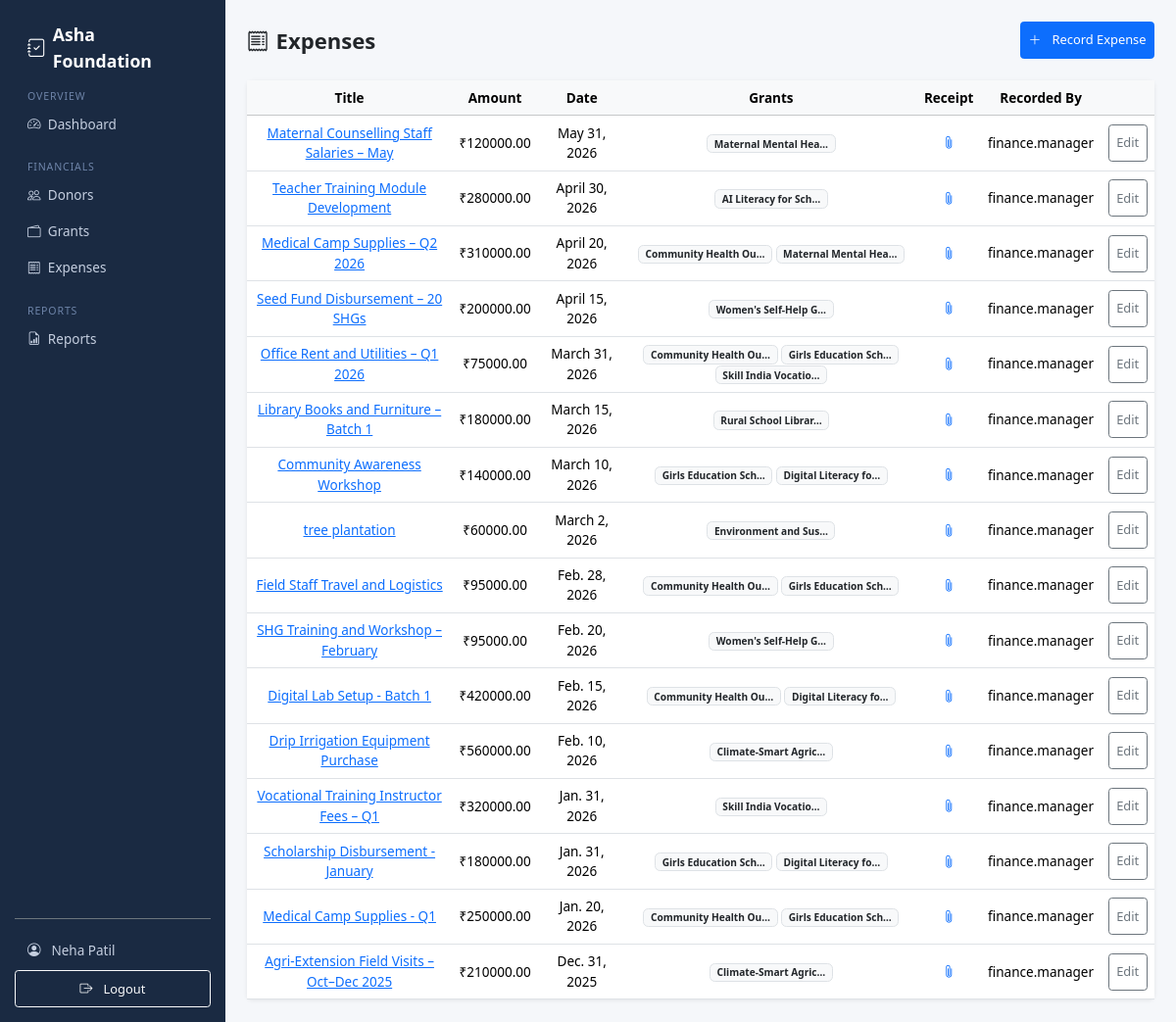
The page /expenses/ (signed in) on the database its author committed.
### apps/accounts/models.py (models this page shows, shortened)
class User(AbstractUser):
    ROLE_ADMIN = "admin"
    ROLE_FINANCE = "finance"
    ROLE_AUDITOR = "auditor"
    ROLE_CHOICES = [
        (ROLE_ADMIN, "Admin"),
        (ROLE_FINANCE, "Finance Manager"),
        (ROLE_AUDITOR, "Auditor"),
    ]
    role = models.CharField(
        max_length=20,
        choices=ROLE_CHOICES,
        default=ROLE_AUDITOR,
    )
    phone = models.CharField(max_length=20, blank=True)
    @property
    def is_admin_role(self):
        return self.role == self.ROLE_ADMIN
    @property
    def is_finance(self):
        return self.role == self.ROLE_FINANCE
    @property
    def is_auditor(self):
        return self.role == self.ROLE_AUDITOR
    @property
    def can_write(self):
        return self.role == self.ROLE_FINANCE

### apps/expenses/models.py (models this page shows, shortened)
class Expense(models.Model):
    title = models.CharField(
        max_length=300,
        help_text="Brief description of the expense"
    )
    total_amount = models.DecimalField(
        max_digits=14,
        decimal_places=2,
        help_text="Total amount spent (e.g., 5000.00)"
    )
    expense_date = models.DateField(
        help_text="Date when the expense occurred (must be within grant period)"
    )
    description = models.TextField(
        blank=True,
        help_text="Optional detailed notes for audit trail"
    )
    receipt = models.FileField(
        upload_to="expenses/receipts/",
        help_text="Invoice or receipt. Required and enforced at form level."
    )
    created_by = models.ForeignKey(
        User,
        on_delete=models.PROTECT,
        related_name="expenses",
        help_text="User who recorded this expense"
    )
    is_active = models.BooleanField(
        default=True,
        help_text="Soft-delete flag. False = deactivated but data preserved."
    )
    created_at = models.DateTimeField(
        auto_now_add=True,
        help_text="When expense was logged (never changes)"
    )
    updated_at = models.DateTimeField(
        auto_now=True,
        help_text="When expense was last modified"
    )
    class Meta:
        ordering = ["-expense_date", "-created_at"]

class ExpenseAllocation(models.Model):
    expense = models.ForeignKey(
        Expense,
        on_delete=models.CASCADE,
        related_name="allocations",
        help_text="The expense being allocated"
    )
    grant = models.ForeignKey(
        Grant,
        on_delete=models.PROTECT,
        related_name="allocations",
        help_text="The grant funding this allocation"
    )
    allocated_amount = models.DecimalField(
        max_digits=14,
        decimal_places=2,
        help_text="Amount from this expense charged to this grant"
    )
    class Meta:
        unique_together = [("expense", "grant")]

### apps/grants/models.py (models this page shows, shortened)
class Grant(models.Model):
    STATUS_PENDING = "pending"
    STATUS_ACTIVE = "active"
    STATUS_CLOSED = "closed"
    STATUS_CHOICES = [
        (STATUS_PENDING, "Pending"),
        (STATUS_ACTIVE, "Active"),
        (STATUS_CLOSED, "Closed"),
    ]
    donor = models.ForeignKey(Donor, on_delete=models.PROTECT, related_name="grants")
    name = models.CharField(max_length=250)
    total_amount = models.DecimalField(max_digits=14, decimal_places=2)
    start_date = models.DateField()
    end_date = models.DateField()
    purpose = models.TextField()
    status = models.CharField(max_length=10, choices=STATUS_CHOICES, default=STATUS_PENDING)
    agreement_file = models.FileField(upload_to="grants/agreements/", blank=True, null=True)
    is_active = models.BooleanField(default=True)  # soft delete
    created_at = models.DateTimeField(auto_now_add=True)
    updated_at = models.DateTimeField(auto_now=True)
    class Meta:
        ordering = ["-created_at"]

### apps/expenses/views.py (the view)
# urls.py: path("", views.expense_list, name="expense_list"),
@login_required
@role_required("admin", "finance", "auditor")
def expense_list(request):
    expenses = Expense.objects.filter(is_active=True).select_related("created_by").prefetch_related("allocations__grant")
    return render(request, "expenses/expense_list.html", {"expenses": expenses})

### apps/expenses/templates/expenses/expense_list.html (shortened to what this page needs)
{% extends "base.html" %}
{% load static %}
{% block content %}
<link href="{% static 'css/list-pages.css' %}" rel="stylesheet">
<div class="list-header">
  <h4 class="fw-bold mb-0"><i class="bi bi-receipt me-2"></i>Expenses</h4>
  {% if user.can_write %}
  <a href="{% url 'expenses:expense_create' %}" class="btn btn-primary btn-sm">
    <i class="bi bi-plus-lg me-1"></i>Record Expense
  </a>
  {% endif %}
</div>
<div class="card">
  <div class="table-responsive">
    <table class="table table-hover mb-0">
      <thead class="table-light">
        <tr>
          <th>Title</th>
          <th class="table-hide-mobile">Amount</th>
          <th class="table-hide-mobile">Date</th>
          <th class="table-hide-mobile">Grants</th>
          <th class="table-hide-mobile">Receipt</th>
          <th class="table-hide-mobile">Recorded By</th>
          <th></th>
        </tr>
      </thead>
      <tbody>
        {% for expense in expenses %}
        <tr>
          <td><a href="{% url 'expenses:expense_detail' expense.pk %}">{{ expense.title|truncatechars:45 }}</a></td>
          <td class="table-hide-mobile">₹{{ expense.total_amount|floatformat:2 }}</td>
          <td class="table-hide-mobile">{{ expense.expense_date }}</td>
          <td class="table-hide-mobile">
            {% for alloc in expense.allocations.all %}
              <span class="badge bg-light text-dark border">{{ alloc.grant.name|truncatechars:20 }}</span>
            {% endfor %}
          </td>
          <td class="table-hide-mobile">
            {% if expense.receipt %}
              <a href="{{ expense.receipt.url }}" target="_blank"><i class="bi bi-paperclip"></i></a>
            {% else %}<span class="text-danger small">Missing</span>{% endif %}
          </td>
          <td class="table-hide-mobile">{{ expense.created_by.username }}</td>
          <td class="text-end">
            {% if user.can_write %}
            <div class="action-buttons">
              <a href="{% url 'expenses:expense_edit' expense.pk %}" class="btn btn-sm btn-outline-secondary">Edit</a>
            </div>
            {% endif %}
          </td>
        </tr>
        {% empty %}
        <tr><td colspan="7" class="text-center py-4 text-muted">No expenses recorded.</td></tr>
        {% endfor %}
      </tbody>
    </table>
  </div>
</div>
{% endblock %}

### templates/base.html (shortened to what this page needs)
<!DOCTYPE html>
<html lang="en">
<head>
  <link href="https://cdn.jsdelivr.net/npm/bootstrap@5.3.3/dist/css/bootstrap.min.css" rel="stylesheet">
  <link href="https://cdn.jsdelivr.net/npm/bootstrap-icons@1.11.3/font/bootstrap-icons.min.css" rel="stylesheet">
  {% load static %}
  <link href="{% static 'css/base.css' %}" rel="stylesheet">
</head>
<body>
{% if user.is_authenticated %}
<div class="d-flex" style="min-height: 100vh;">
  <nav class="sidebar d-flex flex-column p-3" id="sidebar" style="width:230px;flex-shrink:0;">
    <a class="sidebar-brand text-decoration-none d-flex align-items-center gap-2" href="{% url 'accounts:dashboard' %}">
      <i class="bi bi-journal-check fs-5"></i> <span class="d-none d-sm-inline">Asha Foundation</span>
    </a>
    <div class="nav-section">Overview</div>
    <a class="nav-link mb-1 {% if request.resolver_match.url_name == 'dashboard' %}active{% endif %}" href="{% url 'accounts:dashboard' %}">
      <i class="bi bi-speedometer2 me-2"></i><span>Dashboard</span>
    </a>
    {% if user.is_admin_role or user.is_finance or user.is_auditor %}
    <div class="nav-section mt-2">Financials</div>
    <a class="nav-link mb-1" href="{% url 'donors:donor_list' %}">
      <i class="bi bi-people me-2"></i><span>Donors</span>
    </a>
    <a class="nav-link mb-1" href="{% url 'grants:grant_list' %}">
      <i class="bi bi-wallet2 me-2"></i><span>Grants</span>
    </a>
    <a class="nav-link mb-1" href="{% url 'expenses:expense_list' %}">
      <i class="bi bi-receipt me-2"></i><span>Expenses</span>
    </a>
    {% if user.is_finance or user.is_auditor %}
    <div class="nav-section mt-2">Reports</div>
    <a class="nav-link mb-1" href="{% url 'reports:report_index' %}">
      <i class="bi bi-file-earmark-bar-graph me-2"></i><span>Reports</span>
    </a>
    {% endif %}
    {% endif %}
    <div class="mt-auto pt-3 border-top border-secondary">
      <a class="nav-link mb-1" href="{% url 'accounts:profile' %}">
        <i class="bi bi-person-circle me-2"></i>
        <span class="d-none d-sm-inline">{{ user.get_full_name|default:user.username }}</span>
      </a>
      <form method="post" action="{% url 'accounts:logout' %}" class="m-0">
        <button type="submit" class="btn btn-sm btn-outline-light w-100 mt-1">
          <i class="bi bi-box-arrow-right me-1"></i><span class="d-none d-sm-inline">Logout</span>
        </button>
      </form>
    </div>
  </nav>
  <main class="flex-grow-1 p-4">
    {% block content %}{% endblock %}
  </main>
</div>
{% else %}
  {% block auth_content %}{% endblock %}
{% endif %}
</body>
</html>

### static/css/base.css (style rules this page uses)
html, body { font-size: 0.92rem; overflow: hidden; height: 100%; }
.sidebar { height: 100vh; background: #1a2a42; flex-shrink: 0; display: flex; flex-direction: column; }
.sidebar .nav-link { color: #c5cfe0; border-radius: 6px; padding: 0.45rem 0.9rem; }
.sidebar .nav-section { color: #6e84a8; font-size: 0.72rem; letter-spacing: 0.08em; text-transform: uppercase; padding: 0.6rem 0.9rem 0.2rem; }
.sidebar-brand { color: #fff; font-weight: 700; font-size: 1.2rem; margin: 0; padding: 0.5rem 0.9rem; }
main { background: #f5f7fa; height: 100vh; overflow-y: auto; }
.card { border: none; box-shadow: 0 1px 4px rgba(0, 0, 0, 0.08); }
.btn { min-height: 38px; display: flex; align-items: center; justify-content: center; gap: 0.5rem; }
h1, h2, h3, h4, h5, h6 { word-wrap: break-word; overflow-wrap: break-word; }
.d-flex { height: 100; }
@media (min-width: 1024px) { main { padding: 2rem; } }
@media (min-width: 1024px) { .sidebar { min-width: 230px; } }

### static/css/list-pages.css (style rules this page uses)
.list-header { display: flex; justify-content: space-between; align-items: center; flex-wrap: wrap; gap: 1rem; margin-bottom: 1.5rem; }
.table th, .table td { text-align: center !important; vertical-align: middle !important; }
.action-buttons { display: flex; gap: 0.25rem; flex-wrap: wrap; }
.table tbody tr { min-height: 44px; }

### rows shown on the page
User: get_full_name "Neha Patil"
Expense: title "Maternal Counselling Staff Salaries – May", total_amount "120000.00", expense_date "May 31, 2026", created_by.username "finance.manager"
ExpenseAllocation: grant.name "Maternal Mental Hea…"
Expense: title "Teacher Training Module Development", total_amount "280000.00", expense_date "April 30, 2026", created_by.username "finance.manager"
ExpenseAllocation: grant.name "AI Literacy for Sch…"
Expense: title "Medical Camp Supplies – Q2 2026", total_amount "310000.00", expense_date "April 20, 2026", created_by.username "finance.manager"
ExpenseAllocation: grant.name "Community Health Ou…"
ExpenseAllocation: grant.name "Maternal Mental Hea…"
Expense: title "Seed Fund Disbursement – 20 SHGs", total_amount "200000.00", expense_date "April 15, 2026", created_by.username "finance.manager"
ExpenseAllocation: grant.name "Women's Self-Help G…"
Expense: title "Office Rent and Utilities – Q1 2026", total_amount "75000.00", expense_date "March 31, 2026", created_by.username "finance.manager"
ExpenseAllocation: grant.name "Community Health Ou…"
ExpenseAllocation: grant.name "Girls Education Sch…"
ExpenseAllocation: grant.name "Skill India Vocatio…"
Expense: title "Library Books and Furniture – Batch 1", total_amount "180000.00", expense_date "March 15, 2026", created_by.username "finance.manager"
ExpenseAllocation: grant.name "Rural School Librar…"
Expense: title "Community Awareness Workshop", total_amount "140000.00", expense_date "March 10, 2026", created_by.username "finance.manager"
ExpenseAllocation: grant.name "Girls Education Sch…"
ExpenseAllocation: grant.name "Digital Literacy fo…"
Expense: title "tree plantation", total_amount "60000.00", expense_date "March 2, 2026", created_by.username "finance.manager"
ExpenseAllocation: grant.name "Environment and Sus…"
Expense: title "Field Staff Travel and Logistics", total_amount "95000.00", expense_date "Feb. 28, 2026", created_by.username "finance.manager"
ExpenseAllocation: grant.name "Community Health Ou…"
ExpenseAllocation: grant.name "Girls Education Sch…"
Expense: title "SHG Training and Workshop – February", total_amount "95000.00", expense_date "Feb. 20, 2026", created_by.username "finance.manager"
ExpenseAllocation: grant.name "Women's Self-Help G…"
Expense: title "Digital Lab Setup - Batch 1", total_amount "420000.00", expense_date "Feb. 15, 2026", created_by.username "finance.manager"
ExpenseAllocation: grant.name "Community Health Ou…"
ExpenseAllocation: grant.name "Digital Literacy fo…"
Expense: title "Drip Irrigation Equipment Purchase", total_amount "560000.00", expense_date "Feb. 10, 2026", created_by.username "finance.manager"
ExpenseAllocation: grant.name "Climate-Smart Agric…"
Expense: title "Vocational Training Instructor Fees – Q1", total_amount "320000.00", expense_date "Jan. 31, 2026", created_by.username "finance.manager"
ExpenseAllocation: grant.name "Skill India Vocatio…"
Expense: title "Scholarship Disbursement - January", total_amount "180000.00", expense_date "Jan. 31, 2026", created_by.username "finance.manager"
ExpenseAllocation: grant.name "Girls Education Sch…"
ExpenseAllocation: grant.name "Digital Literacy fo…"
Expense: title "Medical Camp Supplies - Q1", total_amount "250000.00", expense_date "Jan. 20, 2026", created_by.username "finance.manager"
ExpenseAllocation: grant.name "Community Health Ou…"
ExpenseAllocation: grant.name "Girls Education Sch…"
Expense: title "Agri-Extension Field Visits – Oct–Dec 2025", total_amount "210000.00", expense_date "Dec. 31, 2025", created_by.username "finance.manager"
ExpenseAllocation: grant.name "Climate-Smart Agric…"
